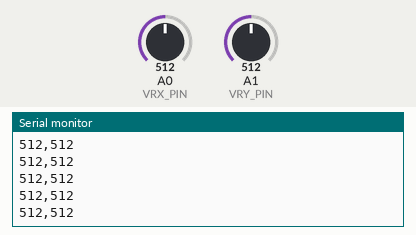
This sketch was run on a simulated Arduino Uno, built with avr-gcc and run on an emulated ATmega328P. On the bench: the last lines printed to the serial monitor. The inputs (shaded band) are chosen by the test bench; at power-on: A0 (VRX_PIN) = 512, A1 (VRY_PIN) = 512.

Above: at 1.2 s.
1.3 s: A0 (VRX_PIN) set to 716
At 1.56 s:
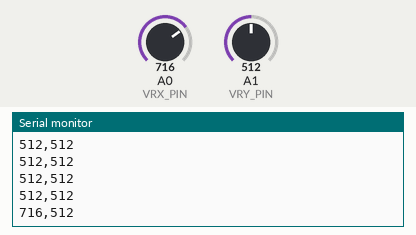
2.8 s: A1 (VRY_PIN) set to 716
At 2.96 s:
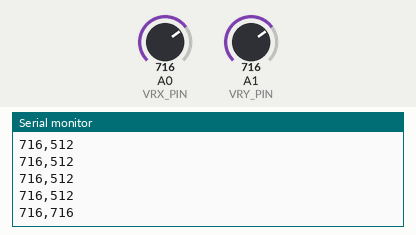
4.3 s: A0 (VRX_PIN) set to 900
At 4.37 s:
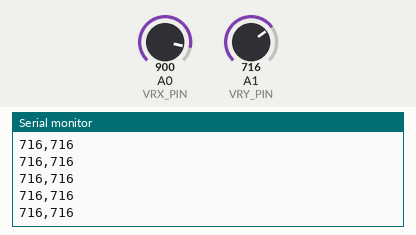
5.8 s: A1 (VRY_PIN) set to 900
At 5.97 s:
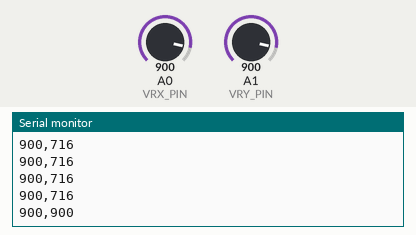
Timing chart, 0 to 8.3 s (numbered marks = the images above; inputs shaded):
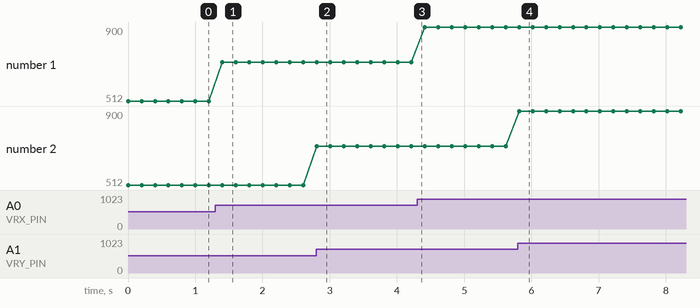

Measured:
- after the input at 1.3 s, the serial monitor: prints a new line after 0.10 s (image 1)
- after the input at 2.8 s, the serial monitor: prints a new line at once (image 2)
- after the input at 5.8 s, the serial monitor: prints a new line at once (image 4)
- plotted number 1: 512 → 716 after the input at 1.3 s, 716 → 900 after the input at 4.3 s

The sketch:

Controlador_Joy.ino
```cpp
#define VRX_PIN A0 // Arduino pin connected to VRX pin
#define VRY_PIN A1 // Arduino pin connected to VRY pin
#define SW_PIN 2
#define LED_PIN_1 4  // Pin connected to LED 1
#define LED_PIN_2 5   // Pin connected to the switch (if you have one)

int xValue = 0; // To store value of the X axis
int yValue = 0;
int vida =2; // To store value of the Y axis

void setup() {
  Serial.begin(9600);
}

void loop() {
  // Read analog X and Y values
  xValue = analogRead(VRX_PIN);
  yValue = analogRead(VRY_PIN);

  // Send the values to the serial port
  Serial.print(xValue);
  Serial.print(",");
  Serial.println(yValue);
  if (vida == 2) {
    digitalWrite(LED_PIN_1, HIGH);
    digitalWrite(LED_PIN_2, HIGH);
  }
 if (vida == 1) {
    digitalWrite(LED_PIN_1, HIGH);
    digitalWrite(LED_PIN_2, LOW);
  }
  if (vida == 0) {
    digitalWrite(LED_PIN_1, LOW);
    digitalWrite(LED_PIN_2, LOW);
  }


  delay(200); // Adjust the delay as needed
}
```
